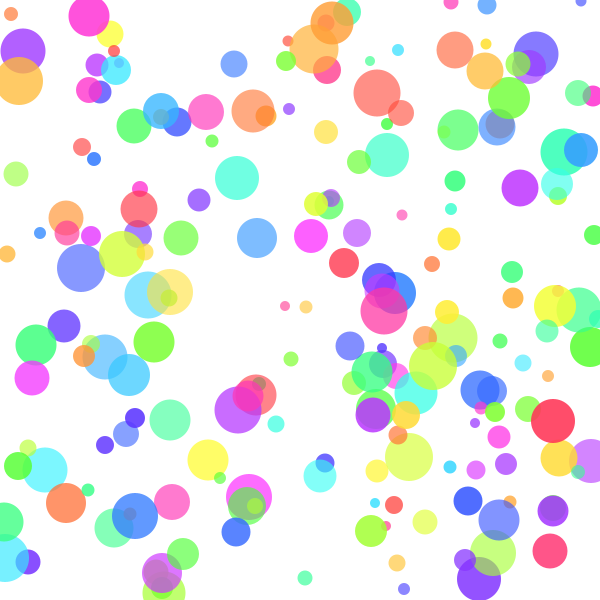
Frame 1 (no input)
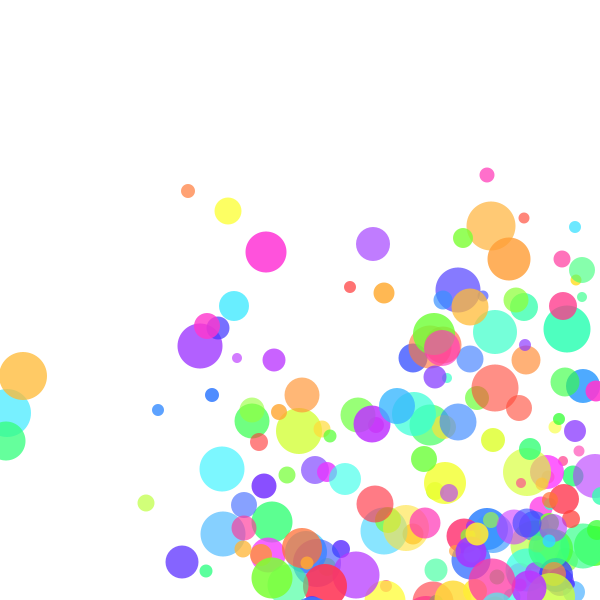
Frame 60 (the mouse pressed at the canvas centre just before this capture)
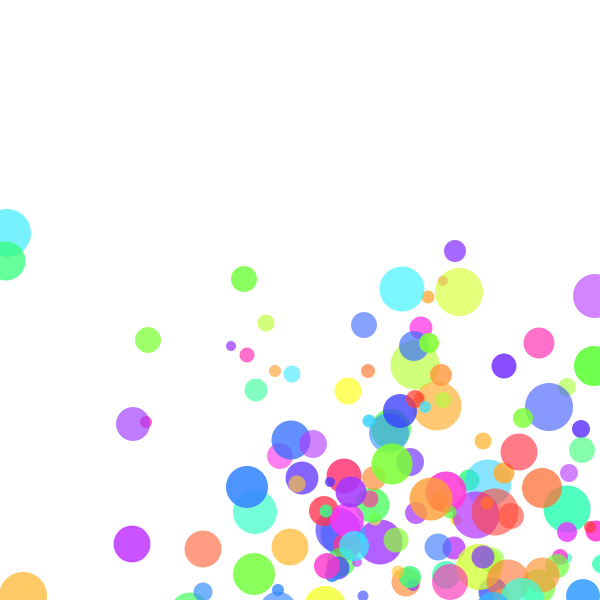
Frame 120 (the mouse held since frame 60 and released just before this capture)

The Processing sketch that drew these frames (run headless with seeded random() and noise(); from frame 60 on, the mouse is pressed at the canvas centre):

// Processing sketch: processing_105953
// ── processing_105953.pde

int numBalls = 200;
int gravity = 1;
int[] xPos = new int[numBalls];
int[] yPos = new int[numBalls];
int[] xSpeed = new int[numBalls];
int[] ySpeed = new int[numBalls];
int[] hue = new int[numBalls];
int[] r = new int[numBalls];
int[] o = new int[numBalls];

//int freezeArea = 100;


void setup() {
  size(600, 600);
  colorMode (HSB, 255);
  noStroke();

  for (int i=0; i<numBalls; i++) {
    xPos[i]=int(random(r[i], width-r[i]));
    yPos[i]=int(random(r[i], height-r[i]));
    xSpeed[i]=int(random(2, 5));
    ySpeed[i]=int(random(2, 5));
    r[i]=int(random(10, 50));
    o[i]=int(random(150, 230));
    hue[i]=int(random(0, 255));
  }
}


void draw() {
  background(255);

  drawBalls();
  moveBalls();
  collideBalls();
}
void drawBalls() {
  for (int i = 0; i < numBalls; i++) {
    fill(hue[i], 200, 255, o[i]);
    ellipse(xPos[i], yPos[i], r[i], r[i]);
  }
}

void moveBalls() {
  for (int i = 0; i < numBalls; i++) {
    xPos[i] += xSpeed[i];
    yPos[i] += ySpeed[i]+gravity;
  }
}

void collideBalls() {
  for (int i=0;i<numBalls;i++) {
    if (xPos[i]>width-r[i]||xPos[i]<r[i]/2) {
      xSpeed[i]*=-1;
    }
    if (yPos[i]>height-r[i]/2||yPos[i]<r[i]/2) {

      ySpeed[i]*=-1;
    }
  }
}
